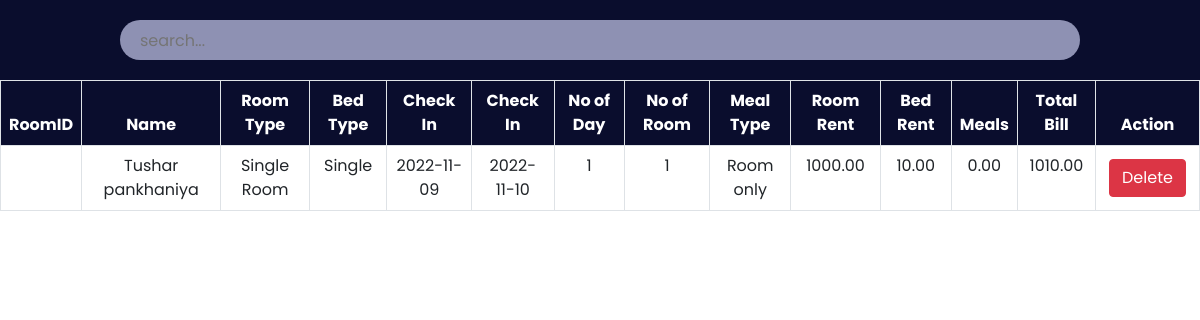
Screenshot of /admin/payment.php with the database file from the repository.
### tables this page shows
CREATE TABLE `payment` (
  `id` int(30) NOT NULL,
  `Name` varchar(30) NOT NULL,
  `Email` varchar(30) NOT NULL,
  `RoomType` varchar(30) NOT NULL,
  `Bed` varchar(30) NOT NULL,
  `NoofRoom` int(30) NOT NULL,
  `cin` date NOT NULL,
  `cout` date NOT NULL,
  `noofdays` int(30) NOT NULL,
  `roomtotal` double(8,2) NOT NULL,
  `bedtotal` double(8,2) NOT NULL,
  `meal` varchar(30) NOT NULL,
  `mealtotal` double(8,2) NOT NULL,
  `finaltotal` double(8,2) NOT NULL
);

### admin/payment.php (the view, shortened to what this page needs)
<?php
    include '../config.php';
?>
<!DOCTYPE html>
<html lang="en">
<head>
    <link href="https://cdn.jsdelivr.net/npm/bootstrap@5.0.2/dist/css/bootstrap.min.css" rel="stylesheet">
    <link rel="stylesheet" href="https://cdnjs.cloudflare.com/ajax/libs/font-awesome/6.2.0/css/all.min.css"/>
	<link rel="stylesheet" href="css/roombook.css">
</head>
<body>
	<div class="searchsection">
        <input type="text" name="search_bar" id="search_bar" placeholder="search..." onkeyup="searchFun()">
    </div>
    <div class="roombooktable" class="table-responsive-xl">
        <?php
            $paymanttablesql = "SELECT * FROM payment";
            $paymantresult = mysqli_query($conn, $paymanttablesql);
        ?>
        <table class="table table-bordered" id="table-data">
            <thead>
                <tr>
                    <th scope="col">RoomID</th>
                    <th scope="col">Name</th>
                    <th scope="col">Room Type</th>
                    <th scope="col">Bed Type</th>
                    <th scope="col">Check In</th>
                    <th scope="col">Check In</th>
					<th scope="col">No of Day</th>
                    <th scope="col">No of Room</th>
					<th scope="col">Meal Type</th>
                    <th scope="col">Room Rent</th>
                    <th scope="col">Bed Rent</th>
                    <th scope="col">Meals</th>
					<th scope="col">Total Bill</th>
                    <th scope="col">Action</th>
                </tr>
            </thead>
            <tbody>
            <?php
            while ($res = mysqli_fetch_array($paymantresult)) {
            ?>
                <tr>
                    <td><?php echo isset($res['RoomID']) ? $res['RoomID'] : '' ?></td>
                    <td><?php echo $res['Name'] ?></td>
                    <td><?php echo $res['RoomType'] ?></td>
                    <td><?php echo $res['Bed'] ?></td>
					<td><?php echo $res['cin'] ?></td>
                    <td><?php echo $res['cout'] ?></td>
					<td><?php echo $res['noofdays'] ?></td>
                    <td><?php echo $res['NoofRoom'] ?></td>
                    <td><?php echo $res['meal'] ?></td>
                    <td><?php echo $res['roomtotal'] ?></td>
					<td><?php echo $res['bedtotal'] ?></td>
					<td><?php echo $res['mealtotal'] ?></td>
					<td><?php echo $res['finaltotal'] ?></td>
                    <td class="action">
						<a href="paymantdelete.php?RoomID=<?php echo $res['RoomID']?>"><button class="btn btn-danger">Delete</button></a>
                    </td>
                </tr>
            <?php
            }
            ?>
            </tbody>
        </table>
    </div>
</body>
</html>

### roombook.css (style rules this page uses)
:root { --bg-text-shadow: 0 2px 4px rgb(13 0 77 / 8%), 0 3px 6px rgb(13 0 77 / 8%), 0 8px 16px rgb(13 0 77 / 8%); --bg-box-shadow: 0px 0px 20px 6px rgba(26, 30, 164, 0.31); }
body { background-color: #ffff; }
* { margin: 0; padding: 0; font-family: 'Poppins', sans-serif; }
.searchsection { height: 80px; width: 100%; display: flex; justify-content: space-evenly; align-items: center; background-color: #0a0d2d; position: fixed; z-index: 500; }
#search_bar { height: 40px; width: 80%; border: none; background-color: rgba(195, 198, 233, 0.714); padding-left: 20px; border-radius: 30px; }
a { color: black; }
.roombooktable { position: absolute; color: #0a0d2d; margin-top: 80px; width: 100%; height: 100vh; padding-bottom: 900px; }
.roombooktable thead { background-color: #0a0d2d; color: white; text-align: center; }
.roombooktable tbody { text-align: center; }
.action a { text-decoration: none; }
.action button { display: flex; flex-wrap: wrap; margin: 5px; }

### rows the page displays
payment: Name "Tushar pankhaniya", RoomType "Single Room", Bed "Single", cin "2022-11-09", cout "2022-11-10", noofdays "1", NoofRoom "1", meal "Room only", roomtotal "1000.00", bedtotal "10.00", mealtotal "0.00", finaltotal "1010.00"
